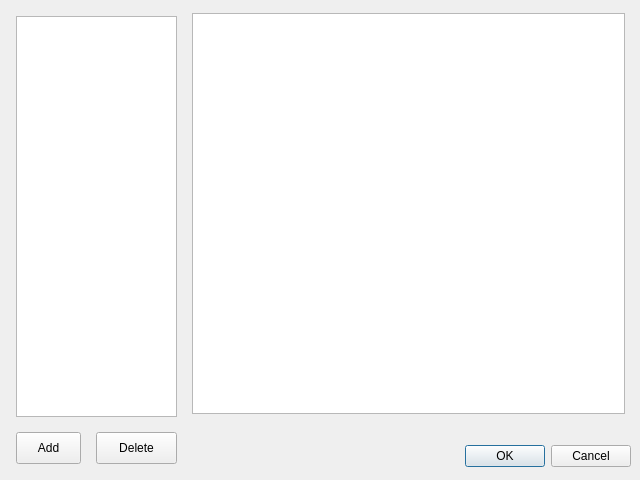
<?xml version="1.0" encoding="UTF-8"?>
<ui version="4.0">
 <class>Dialog</class>
 <widget class="QDialog" name="Dialog">
  <property name="geometry">
   <rect>
    <x>0</x>
    <y>0</y>
    <width>640</width>
    <height>480</height>
   </rect>
  </property>
  <property name="windowTitle">
   <string>Code Templates</string>
  </property>
  <widget class="QDialogButtonBox" name="buttonBox">
   <property name="geometry">
    <rect>
     <x>406</x>
     <y>440</y>
     <width>225</width>
     <height>32</height>
    </rect>
   </property>
   <property name="orientation">
    <enum>Qt::Horizontal</enum>
   </property>
   <property name="standardButtons">
    <set>QDialogButtonBox::Cancel|QDialogButtonBox::Ok</set>
   </property>
  </widget>
  <widget class="QListWidget" name="templatesList">
   <property name="geometry">
    <rect>
     <x>16</x>
     <y>16</y>
     <width>161</width>
     <height>401</height>
    </rect>
   </property>
  </widget>
  <widget class="QPlainTextEdit" name="codeEdit">
   <property name="geometry">
    <rect>
     <x>192</x>
     <y>13</y>
     <width>433</width>
     <height>401</height>
    </rect>
   </property>
   <property name="font">
    <font>
     <family>Monospace</family>
     <pointsize>12</pointsize>
    </font>
   </property>
  </widget>
  <widget class="QPushButton" name="addButton">
   <property name="geometry">
    <rect>
     <x>16</x>
     <y>432</y>
     <width>65</width>
     <height>32</height>
    </rect>
   </property>
   <property name="text">
    <string>Add</string>
   </property>
  </widget>
  <widget class="QPushButton" name="delButton">
   <property name="geometry">
    <rect>
     <x>96</x>
     <y>432</y>
     <width>81</width>
     <height>32</height>
    </rect>
   </property>
   <property name="text">
    <string>Delete</string>
   </property>
  </widget>
 </widget>
 <resources/>
 <connections>
  <connection>
   <sender>buttonBox</sender>
   <signal>accepted()</signal>
   <receiver>Dialog</receiver>
   <slot>accept()</slot>
   <hints>
    <hint type="sourcelabel">
     <x>248</x>
     <y>254</y>
    </hint>
    <hint type="destinationlabel">
     <x>157</x>
     <y>274</y>
    </hint>
   </hints>
  </connection>
  <connection>
   <sender>buttonBox</sender>
   <signal>rejected()</signal>
   <receiver>Dialog</receiver>
   <slot>reject()</slot>
   <hints>
    <hint type="sourcelabel">
     <x>316</x>
     <y>260</y>
    </hint>
    <hint type="destinationlabel">
     <x>286</x>
     <y>274</y>
    </hint>
   </hints>
  </connection>
 </connections>
</ui>
